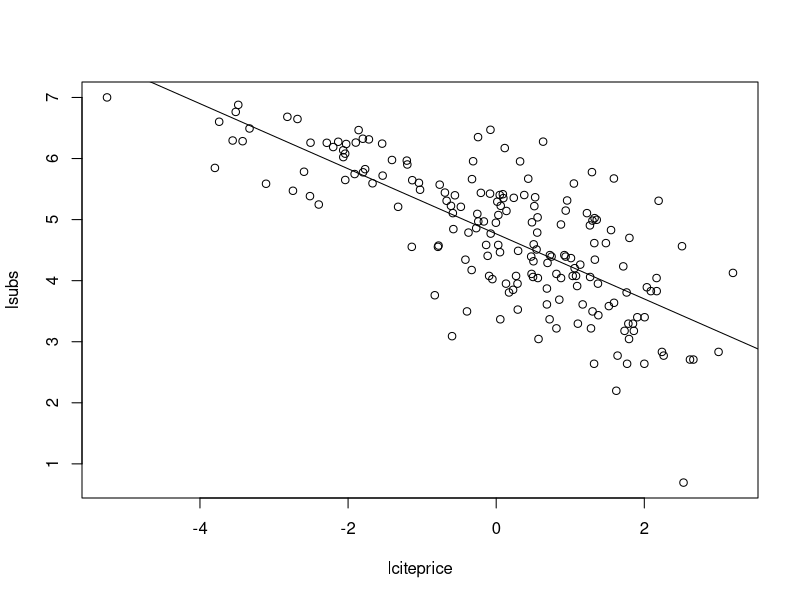
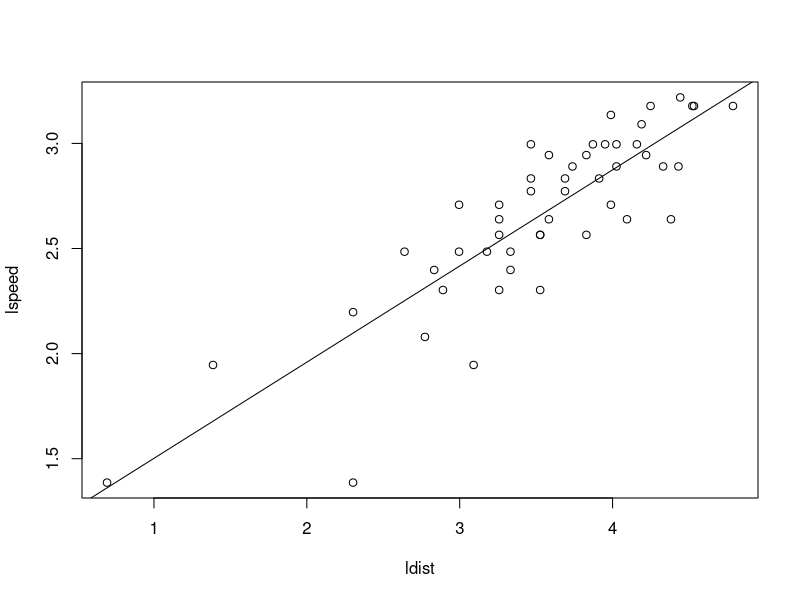

The R source for these figures, in order:
## ---- chunk 1
library("AER")
data("Journals",packages = "AER")
journals <- Journals[, c("subs","price")]
journals$citeprice <- Journals$price/Journals$citation
summary(journals)
mm<-lm(subs~citeprice,data=journals)
## ---- chunk 2
library("AER")
data("Journals",packages = "AER")
journals <- Journals[, c("subs","price")]
journals$citeprice <- Journals$price/Journals$citation
journals$lsubs<- log (journals$subs)
journals$lciteprice<- log (journals$citeprice)  

plot(lsubs ~ lciteprice, data = journals)
jour_lm <- lm(lsubs ~ lciteprice , data = journals)
abline(jour_lm)
anova(jour_lm)
linearHypothesis(jour_lm , "lciteprice = -0.5")

## ---- chunk 3
 
 
data(cars) 
summary(cars)   
cars$lspeed<-log(cars$speed)   
###cars$speed  cars 裡面的speed欄位
cars$ldist<-log(cars$dist)  
plot(lspeed ~ ldist, data = cars)   
### y = x (lspeed=y,ldist=x) 
jour_lm <- lm(lspeed ~ ldist , data = cars)
abline(jour_lm)
anova(jour_lm)
linearHypothesis(jour_lm , "ldist = -0.5") ###檢測值是否=-0.5
